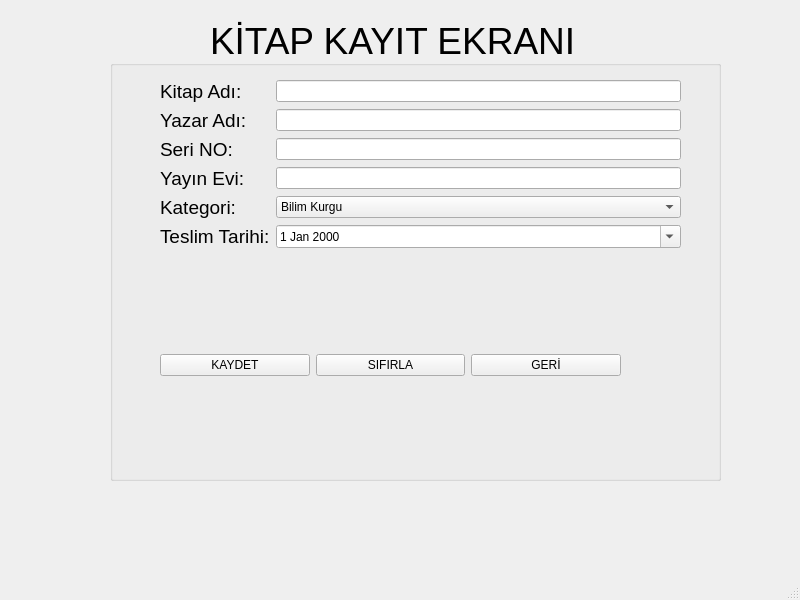
<?xml version="1.0" encoding="UTF-8"?>
<ui version="4.0">
 <class>MainWindow</class>
 <widget class="QMainWindow" name="MainWindow">
  <property name="geometry">
   <rect>
    <x>0</x>
    <y>0</y>
    <width>800</width>
    <height>600</height>
   </rect>
  </property>
  <property name="windowTitle">
   <string>MainWindow</string>
  </property>
  <widget class="QWidget" name="centralwidget">
   <widget class="QGroupBox" name="groupBox">
    <property name="geometry">
     <rect>
      <x>110</x>
      <y>60</y>
      <width>611</width>
      <height>421</height>
     </rect>
    </property>
    <property name="title">
     <string/>
    </property>
    <widget class="QWidget" name="formLayoutWidget">
     <property name="geometry">
      <rect>
       <x>50</x>
       <y>20</y>
       <width>521</width>
       <height>189</height>
      </rect>
     </property>
     <layout class="QFormLayout" name="formLayout">
      <item row="0" column="0">
       <widget class="QLabel" name="kitapAdLabel">
        <property name="font">
         <font>
          <pointsize>14</pointsize>
         </font>
        </property>
        <property name="text">
         <string>Kitap Adı:</string>
        </property>
       </widget>
      </item>
      <item row="0" column="1">
       <widget class="QLineEdit" name="txt_ad_kayit"/>
      </item>
      <item row="1" column="0">
       <widget class="QLabel" name="yazarAdLabel">
        <property name="font">
         <font>
          <pointsize>14</pointsize>
         </font>
        </property>
        <property name="text">
         <string>Yazar Adı:</string>
        </property>
       </widget>
      </item>
      <item row="1" column="1">
       <widget class="QLineEdit" name="txt_yazar_kayit"/>
      </item>
      <item row="3" column="0">
       <widget class="QLabel" name="seriNOLabel">
        <property name="font">
         <font>
          <pointsize>14</pointsize>
         </font>
        </property>
        <property name="text">
         <string>Seri NO:</string>
        </property>
       </widget>
      </item>
      <item row="3" column="1">
       <widget class="QLineEdit" name="txt_serino_kayit"/>
      </item>
      <item row="5" column="0">
       <widget class="QLabel" name="kategoriLabel">
        <property name="font">
         <font>
          <pointsize>14</pointsize>
         </font>
        </property>
        <property name="text">
         <string>Kategori:</string>
        </property>
       </widget>
      </item>
      <item row="5" column="1">
       <widget class="QComboBox" name="cmb_kategori_kayit">
        <item>
         <property name="text">
          <string>Bilim Kurgu</string>
         </property>
        </item>
        <item>
         <property name="text">
          <string>Polisiye</string>
         </property>
        </item>
        <item>
         <property name="text">
          <string>Fantastik</string>
         </property>
        </item>
        <item>
         <property name="text">
          <string>Dünya Klasikleri</string>
         </property>
        </item>
        <item>
         <property name="text">
          <string>Türk Klasikleri</string>
         </property>
        </item>
        <item>
         <property name="text">
          <string>Siyasi</string>
         </property>
        </item>
        <item>
         <property name="text">
          <string>Eğitim</string>
         </property>
        </item>
       </widget>
      </item>
      <item row="6" column="0">
       <widget class="QLabel" name="teslimTarihiLabel">
        <property name="font">
         <font>
          <pointsize>14</pointsize>
         </font>
        </property>
        <property name="text">
         <string>Teslim Tarihi:</string>
        </property>
       </widget>
      </item>
      <item row="6" column="1">
       <widget class="QDateEdit" name="teslimTarihiDateEdit">
        <property name="calendarPopup">
         <bool>true</bool>
        </property>
       </widget>
      </item>
      <item row="4" column="0">
       <widget class="QLabel" name="yaynEviLabel_2">
        <property name="font">
         <font>
          <pointsize>14</pointsize>
         </font>
        </property>
        <property name="text">
         <string>Yayın Evi:</string>
        </property>
       </widget>
      </item>
      <item row="4" column="1">
       <widget class="QLineEdit" name="txt_yayinevi_kayit"/>
      </item>
     </layout>
    </widget>
    <widget class="QWidget" name="horizontalLayoutWidget">
     <property name="geometry">
      <rect>
       <x>50</x>
       <y>280</y>
       <width>461</width>
       <height>51</height>
      </rect>
     </property>
     <layout class="QHBoxLayout" name="horizontalLayout">
      <item>
       <widget class="QPushButton" name="btn_kaydet">
        <property name="text">
         <string>KAYDET</string>
        </property>
       </widget>
      </item>
      <item>
       <widget class="QPushButton" name="btn_sifirla">
        <property name="text">
         <string>SIFIRLA</string>
        </property>
       </widget>
      </item>
      <item>
       <widget class="QPushButton" name="btn_geri">
        <property name="text">
         <string>GERİ</string>
        </property>
       </widget>
      </item>
     </layout>
    </widget>
   </widget>
   <widget class="QLabel" name="label">
    <property name="geometry">
     <rect>
      <x>210</x>
      <y>20</y>
      <width>441</width>
      <height>41</height>
     </rect>
    </property>
    <property name="font">
     <font>
      <pointsize>28</pointsize>
     </font>
    </property>
    <property name="text">
     <string>KİTAP KAYIT EKRANI</string>
    </property>
   </widget>
  </widget>
  <widget class="QMenuBar" name="menubar">
   <property name="geometry">
    <rect>
     <x>0</x>
     <y>0</y>
     <width>800</width>
     <height>21</height>
    </rect>
   </property>
  </widget>
  <widget class="QStatusBar" name="statusbar"/>
 </widget>
 <resources/>
 <connections/>
</ui>
